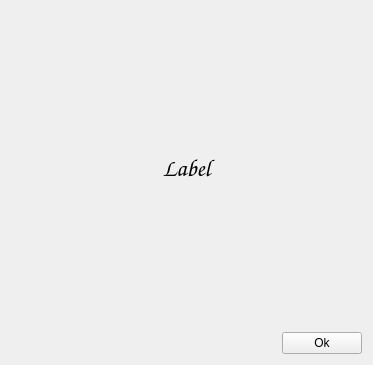
<?xml version="1.0" encoding="UTF-8"?>
<ui version="4.0">
 <class>Alert</class>
 <widget class="QWidget" name="Alert">
  <property name="geometry">
   <rect>
    <x>0</x>
    <y>0</y>
    <width>373</width>
    <height>365</height>
   </rect>
  </property>
  <property name="windowTitle">
   <string>Alert!!</string>
  </property>
  <layout class="QVBoxLayout" name="verticalLayout_2">
   <item>
    <layout class="QVBoxLayout" name="verticalLayout">
     <item>
      <widget class="QLabel" name="label">
       <property name="font">
        <font>
         <family>Comic Sans MS</family>
         <pointsize>18</pointsize>
         <bold>true</bold>
        </font>
       </property>
       <property name="text">
        <string>Label</string>
       </property>
       <property name="alignment">
        <set>Qt::AlignCenter</set>
       </property>
       <property name="wordWrap">
        <bool>true</bool>
       </property>
      </widget>
     </item>
     <item>
      <layout class="QHBoxLayout" name="horizontalLayout">
       <item>
        <spacer name="horizontalSpacer">
         <property name="orientation">
          <enum>Qt::Horizontal</enum>
         </property>
         <property name="sizeHint" stdset="0">
          <size>
           <width>40</width>
           <height>20</height>
          </size>
         </property>
        </spacer>
       </item>
       <item>
        <widget class="QPushButton" name="pb_ok">
         <property name="text">
          <string>Ok</string>
         </property>
        </widget>
       </item>
      </layout>
     </item>
    </layout>
   </item>
  </layout>
 </widget>
 <resources/>
 <connections/>
</ui>
